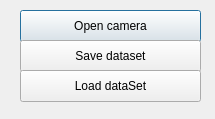
<?xml version="1.0" encoding="UTF-8"?>
<ui version="4.0">
 <class>Dialog</class>
 <widget class="QDialog" name="Dialog">
  <property name="geometry">
   <rect>
    <x>0</x>
    <y>0</y>
    <width>215</width>
    <height>119</height>
   </rect>
  </property>
  <property name="windowTitle">
   <string>Dialog</string>
  </property>
  <widget class="QPushButton" name="cameraButton">
   <property name="geometry">
    <rect>
     <x>20</x>
     <y>10</y>
     <width>181</width>
     <height>32</height>
    </rect>
   </property>
   <property name="text">
    <string>Open camera</string>
   </property>
  </widget>
  <widget class="QPushButton" name="saveButton">
   <property name="geometry">
    <rect>
     <x>20</x>
     <y>40</y>
     <width>181</width>
     <height>32</height>
    </rect>
   </property>
   <property name="text">
    <string>Save dataset</string>
   </property>
  </widget>
  <widget class="QPushButton" name="loadButton">
   <property name="geometry">
    <rect>
     <x>20</x>
     <y>70</y>
     <width>181</width>
     <height>32</height>
    </rect>
   </property>
   <property name="text">
    <string>Load dataSet</string>
   </property>
  </widget>
 </widget>
 <resources/>
 <connections/>
 <buttongroups>
  <buttongroup name="buttonGroup"/>
 </buttongroups>
</ui>
